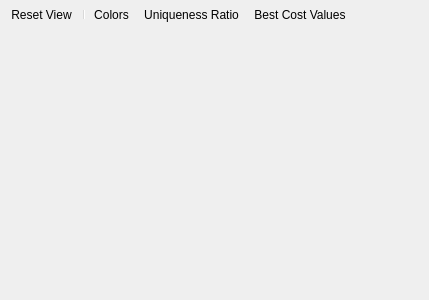
<?xml version="1.0" encoding="UTF-8"?>
<ui version="4.0">
 <class>DepthMapView</class>
 <widget class="QWidget" name="DepthMapView">
  <property name="geometry">
   <rect>
    <x>0</x>
    <y>0</y>
    <width>429</width>
    <height>300</height>
   </rect>
  </property>
  <property name="windowTitle">
   <string>DepthMap View</string>
  </property>
  <layout class="QVBoxLayout" name="verticalLayout">
   <property name="leftMargin">
    <number>0</number>
   </property>
   <property name="topMargin">
    <number>0</number>
   </property>
   <property name="rightMargin">
    <number>0</number>
   </property>
   <property name="bottomMargin">
    <number>0</number>
   </property>
   <item>
    <widget class="QToolBar" name="toolBar">
     <property name="toolButtonStyle">
      <enum>Qt::ToolButtonFollowStyle</enum>
     </property>
     <addaction name="actionViewReset"/>
     <addaction name="separator"/>
     <addaction name="actionColors"/>
     <addaction name="actionUniquenessRatio"/>
     <addaction name="actionBestCostValues"/>
    </widget>
   </item>
   <item>
    <widget class="QVTKWidget" name="renderWidget" native="true"/>
   </item>
  </layout>
  <action name="actionViewReset">
   <property name="icon">
    <iconset resource="icons/icons.qrc">
     <normaloff>:/icons/22x22/view-reset</normaloff>:/icons/22x22/view-reset</iconset>
   </property>
   <property name="text">
    <string>&amp;Reset View</string>
   </property>
   <property name="toolTip">
    <string>Reset the view to the camera image extents</string>
   </property>
   <property name="shortcut">
    <string>R</string>
   </property>
   <property name="shortcutContext">
    <enum>Qt::WidgetWithChildrenShortcut</enum>
   </property>
  </action>
  <action name="actionViewResetFullExtents">
   <property name="text">
    <string>Zoom &amp;Extents</string>
   </property>
   <property name="toolTip">
    <string>Reset the view extents so that the entire scene is visible</string>
   </property>
   <property name="shortcut">
    <string>Shift+R</string>
   </property>
   <property name="shortcutContext">
    <enum>Qt::WidgetWithChildrenShortcut</enum>
   </property>
  </action>
  <action name="actionColors">
   <property name="text">
    <string>Colors</string>
   </property>
  </action>
  <action name="actionBestCostValues">
   <property name="text">
    <string>Best Cost Values</string>
   </property>
  </action>
  <action name="actionUniquenessRatio">
   <property name="text">
    <string>Uniqueness Ratio</string>
   </property>
  </action>
 </widget>
 <customwidgets>
  <customwidget>
   <class>QVTKWidget</class>
   <extends>QWidget</extends>
   <header location="global">QVTKWidget.h</header>
   <container>1</container>
  </customwidget>
 </customwidgets>
 <resources>
  <include location="icons/icons.qrc"/>
 </resources>
 <connections/>
</ui>
